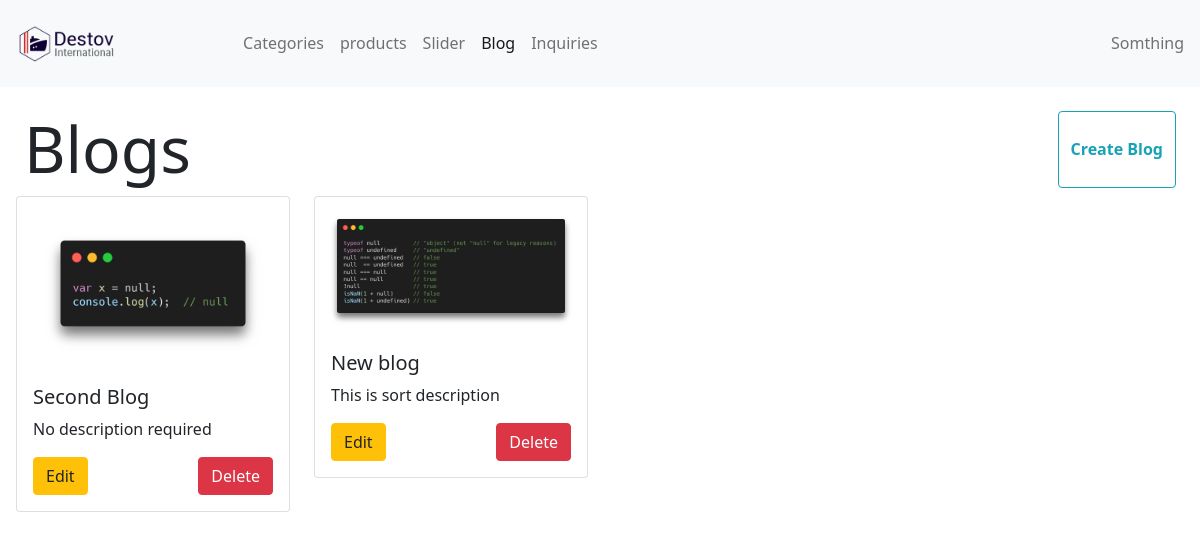
Screenshot of /admin-blog.php with the database file from the repository.
### tables this page shows
CREATE TABLE `blogs` (
  `id` int(11) NOT NULL,
  `title` varchar(100) NOT NULL,
  `description` varchar(1000) NOT NULL,
  `image` varchar(100) NOT NULL
);

### admin-blog.php (the view, shortened to what this page needs)
<?php include_once('./includes/admin-header.php') ?>
<?php
include_once('./config.php');
$query = "SELECT * FROM `blogs` ORDER BY id DESC";
$result = mysqli_query($cn, $query);
?>
  <main>
    <div class="container-fluid mt-3">
      <div class="row p-2">
        <div class="col d-flex justify-content-between display-3">
          <span>Blogs</span>
          <button class="btn font-weight-bold btn-outline-info" data-toggle="modal" data-target="#blogModal">Create Blog</button>
        </div>
      </div>
      <div class="row">
        <?php
        while ($row = mysqli_fetch_array($result)) {
          echo "
            <div class='col-sm-12 col-md-6 col-lg-4 col-xl-3'>
              <div class='card'>
                <img src='". $row['image'] ."' class='card-img-top w-100 h-50' alt='".$row['title']."'>
                <div class='card-body'>
                  <h5 class='card-title'>". $row['title'] ."</h5>
                  <p class='card-text'>". $row['description'] ."</p>
                  <button id='". $row['id'] ."' class='btn float-left edit-blog-btn btn-warning' data-toggle='modal' data-target='#editblogModal'>Edit</button>
                  <form action='' method='POST'>
                      <input type='hidden' name='id' value='". $row['id'] ."'>
                      <button name='delete' type='submit' class='btn float-right delete-blog-btn btn-danger'>Delete</button>
                  </form>
                </div>
              </div>
            </div>";
        }
        ?>
      </div>
    </div>
  </main>
</body>
</html>

### rows the page displays
blogs: image (picture), title "Second Blog", description "No description required"
blogs: image (picture), title "New blog", description "This is sort description"
